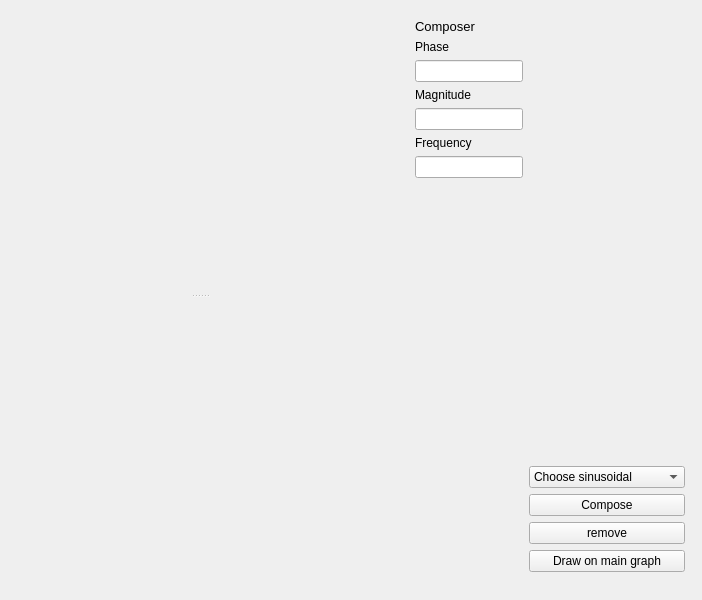
<?xml version="1.0" encoding="UTF-8"?>
<ui version="4.0">
 <class>Form</class>
 <widget class="QWidget" name="Form">
  <property name="geometry">
   <rect>
    <x>0</x>
    <y>0</y>
    <width>702</width>
    <height>600</height>
   </rect>
  </property>
  <property name="windowTitle">
   <string>Form</string>
  </property>
  <widget class="QWidget" name="composerContainer" native="true">
   <property name="geometry">
    <rect>
     <x>0</x>
     <y>10</y>
     <width>694</width>
     <height>571</height>
    </rect>
   </property>
   <property name="sizePolicy">
    <sizepolicy hsizetype="Preferred" vsizetype="Preferred">
     <horstretch>0</horstretch>
     <verstretch>0</verstretch>
    </sizepolicy>
   </property>
   <property name="minimumSize">
    <size>
     <width>200</width>
     <height>0</height>
    </size>
   </property>
   <property name="maximumSize">
    <size>
     <width>8377215</width>
     <height>16777215</height>
    </size>
   </property>
   <layout class="QHBoxLayout" name="horizontalLayout_2">
    <item>
     <widget class="QSplitter" name="splitter">
      <property name="minimumSize">
       <size>
        <width>400</width>
        <height>0</height>
       </size>
      </property>
      <property name="orientation">
       <enum>Qt::Vertical</enum>
      </property>
      <widget class="QWidget" name="composer_channel_1" native="true">
       <property name="minimumSize">
        <size>
         <width>300</width>
         <height>0</height>
        </size>
       </property>
      </widget>
      <widget class="QWidget" name="composer_channel_2" native="true">
       <property name="minimumSize">
        <size>
         <width>300</width>
         <height>0</height>
        </size>
       </property>
      </widget>
     </widget>
    </item>
    <item>
     <layout class="QHBoxLayout" name="horizontalLayout">
      <item>
       <widget class="QWidget" name="composer_control" native="true">
        <property name="sizePolicy">
         <sizepolicy hsizetype="Preferred" vsizetype="Preferred">
          <horstretch>0</horstretch>
          <verstretch>0</verstretch>
         </sizepolicy>
        </property>
        <property name="minimumSize">
         <size>
          <width>100</width>
          <height>0</height>
         </size>
        </property>
        <property name="maximumSize">
         <size>
          <width>400</width>
          <height>16777215</height>
         </size>
        </property>
        <layout class="QFormLayout" name="formLayout">
         <item row="0" column="0">
          <widget class="QLabel" name="label_composer">
           <property name="font">
            <font>
             <pointsize>10</pointsize>
            </font>
           </property>
           <property name="text">
            <string>Composer</string>
           </property>
          </widget>
         </item>
         <item row="2" column="0">
          <widget class="QLabel" name="label_composer_phase">
           <property name="sizePolicy">
            <sizepolicy hsizetype="Preferred" vsizetype="Preferred">
             <horstretch>0</horstretch>
             <verstretch>0</verstretch>
            </sizepolicy>
           </property>
           <property name="text">
            <string>Phase</string>
           </property>
          </widget>
         </item>
         <item row="4" column="0">
          <widget class="QLineEdit" name="phase_input">
           <property name="sizePolicy">
            <sizepolicy hsizetype="Preferred" vsizetype="Fixed">
             <horstretch>0</horstretch>
             <verstretch>0</verstretch>
            </sizepolicy>
           </property>
           <property name="minimumSize">
            <size>
             <width>0</width>
             <height>0</height>
            </size>
           </property>
          </widget>
         </item>
         <item row="5" column="0">
          <widget class="QLabel" name="label_composer_mag">
           <property name="sizePolicy">
            <sizepolicy hsizetype="Preferred" vsizetype="Preferred">
             <horstretch>0</horstretch>
             <verstretch>0</verstretch>
            </sizepolicy>
           </property>
           <property name="text">
            <string>Magnitude</string>
           </property>
          </widget>
         </item>
         <item row="7" column="0">
          <widget class="QLineEdit" name="magnitude_input">
           <property name="sizePolicy">
            <sizepolicy hsizetype="Preferred" vsizetype="Fixed">
             <horstretch>0</horstretch>
             <verstretch>0</verstretch>
            </sizepolicy>
           </property>
          </widget>
         </item>
         <item row="14" column="1">
          <widget class="QPushButton" name="pushButton_2">
           <property name="sizePolicy">
            <sizepolicy hsizetype="Preferred" vsizetype="Fixed">
             <horstretch>0</horstretch>
             <verstretch>0</verstretch>
            </sizepolicy>
           </property>
           <property name="text">
            <string>Draw on main graph</string>
           </property>
          </widget>
         </item>
         <item row="13" column="1">
          <widget class="QPushButton" name="pushButton_3">
           <property name="sizePolicy">
            <sizepolicy hsizetype="Preferred" vsizetype="Fixed">
             <horstretch>0</horstretch>
             <verstretch>0</verstretch>
            </sizepolicy>
           </property>
           <property name="text">
            <string>remove</string>
           </property>
          </widget>
         </item>
         <item row="12" column="1">
          <widget class="QPushButton" name="pushButton">
           <property name="sizePolicy">
            <sizepolicy hsizetype="Preferred" vsizetype="Fixed">
             <horstretch>0</horstretch>
             <verstretch>0</verstretch>
            </sizepolicy>
           </property>
           <property name="text">
            <string>Compose</string>
           </property>
          </widget>
         </item>
         <item row="11" column="1">
          <widget class="QComboBox" name="comboBox">
           <property name="sizePolicy">
            <sizepolicy hsizetype="Preferred" vsizetype="Fixed">
             <horstretch>0</horstretch>
             <verstretch>0</verstretch>
            </sizepolicy>
           </property>
           <item>
            <property name="text">
             <string>Choose sinusoidal</string>
            </property>
           </item>
          </widget>
         </item>
         <item row="9" column="0">
          <widget class="QLineEdit" name="freq_input">
           <property name="sizePolicy">
            <sizepolicy hsizetype="Preferred" vsizetype="Fixed">
             <horstretch>0</horstretch>
             <verstretch>0</verstretch>
            </sizepolicy>
           </property>
          </widget>
         </item>
         <item row="8" column="0">
          <widget class="QLabel" name="label_composer_freq">
           <property name="sizePolicy">
            <sizepolicy hsizetype="Preferred" vsizetype="Preferred">
             <horstretch>0</horstretch>
             <verstretch>0</verstretch>
            </sizepolicy>
           </property>
           <property name="text">
            <string>Frequency</string>
           </property>
          </widget>
         </item>
         <item row="9" column="1">
          <spacer name="verticalSpacer">
           <property name="orientation">
            <enum>Qt::Vertical</enum>
           </property>
           <property name="sizeHint" stdset="0">
            <size>
             <width>20</width>
             <height>40</height>
            </size>
           </property>
          </spacer>
         </item>
         <item row="10" column="1">
          <spacer name="verticalSpacer_2">
           <property name="orientation">
            <enum>Qt::Vertical</enum>
           </property>
           <property name="sizeHint" stdset="0">
            <size>
             <width>20</width>
             <height>40</height>
            </size>
           </property>
          </spacer>
         </item>
        </layout>
       </widget>
      </item>
     </layout>
    </item>
   </layout>
  </widget>
 </widget>
 <resources/>
 <connections/>
</ui>
